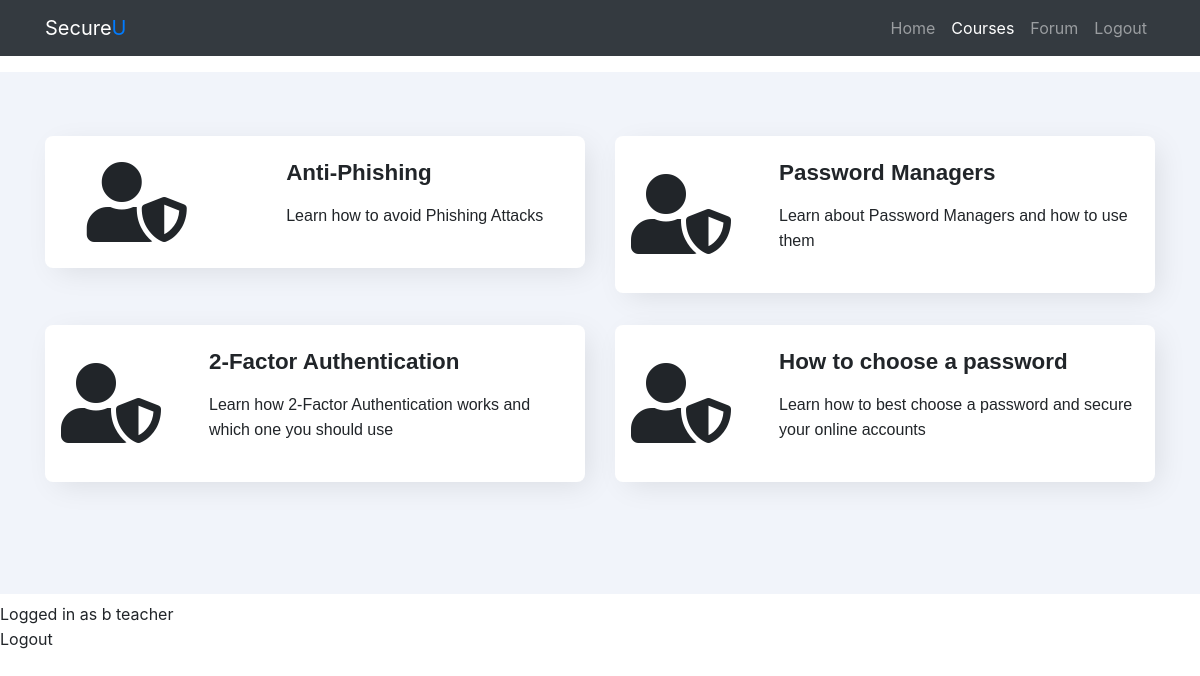
Page /courses.php (signed in) on the committed database.
### tables this page shows
CREATE TABLE `courses` (
  `course_id` int(11) NOT NULL,
  `course_name` varchar(50) NOT NULL,
  `course_desc` varchar(300) NOT NULL,
  `course_img` varchar(100) NOT NULL,
  `course_status` varchar(15) NOT NULL,
  `credits_req` int(11) NOT NULL,
  `date_created` datetime NOT NULL DEFAULT CURRENT_TIMESTAMP,
  `user_id` int(11) NOT NULL
);

### courses.php (the view, shortened to what this page needs)
<?php
include "header.php";
?>
<link href="//maxcdn.bootstrapcdn.com/bootstrap/4.1.1/css/bootstrap.min.css" rel="stylesheet" id="bootstrap-css">
<link rel="stylesheet" href="https://use.fontawesome.com/releases/v5.6.3/css/all.css">
<?php
include "navbar.php";
?>
<section>
    <div class="container">
        <div class="row mbr-justify-content-center">
            <?php
            require "db_connect.php";
            $sql = "SELECT * FROM courses";
            $result = mysqli_query($conn, $sql);
            if (mysqli_num_rows($result) > 0) {
                while ($row = mysqli_fetch_assoc($result)) {
                    $course_id = $row["course_id"];
                    $course_name = $row["course_name"];
                    $course_desc = $row["course_desc"];
                    $course_link = "units.php?course_id=$course_id";
                    ?>
                    <div class="col-lg-6 mbr-col-md-10">
                        <a style="text-decoration:none" href="<?php echo $course_link; ?>">
                            <div class="wrap">
                                <div class="ico-wrap">
                                    <span class="fas fa-5x mr-5 fa-user-shield"></span>
                                </div>
                                <div class="text-wrap vcenter">
                                    <h2 class="mbr-fonts-style mbr-bold mbr-section-title3 display-5"><?php echo $course_name; ?></span></h2>
                                    <p class="mbr-fonts-style text1 mbr-text display-6"><?php echo $course_desc; ?></p>
                                </div>
                            </div>
                        </a>
                    </div>
                <?php
                }
            } else {
                echo "0 results";
            }
            ?>
        </div>
    </div>
</section>
<?php
include "footer.php"
?>

### courses.php (style rules this page uses)
section { padding-top: 4rem; padding-bottom: 5rem; background-color: #f1f4fa; }
.wrap { display: flex; background: white; padding: 1rem 1rem 1rem 1rem; border-radius: 0.5rem; box-shadow: 7px 7px 30px -5px rgba(0, 0, 0, 0.1); margin-bottom: 2rem; }
.ico-wrap { margin: auto; }
.vcenter { margin: auto; }
.mbr-section-title3 { text-align: left; }
h2 { margin-top: 0.5rem; margin-bottom: 0.5rem; }
.display-5 { font-family: 'Source Sans Pro', sans-serif; font-size: 1.4rem; }
.mbr-bold { font-weight: 700; }
p { padding-top: 0.5rem; padding-bottom: 0.5rem; line-height: 25px; }
.display-6 { font-family: 'Source Sans Pro', sans-serif; font-size: 1re }
a { color: inherit; }

### rows in the picture
courses: course_name "Anti-Phishing", course_desc "Learn how to avoid Phishing Attacks"
courses: course_name "Password Managers", course_desc "Learn about Password Managers and how to use them"
courses: course_name "2-Factor Authentication", course_desc "Learn how 2-Factor Authentication works and which one you should use"
courses: course_name "How to choose a password", course_desc "Learn how to best choose a password and secure your online accounts"

### other values in the picture
$_SESSION["username"] "b"
$_SESSION["user_role"] "teacher"
